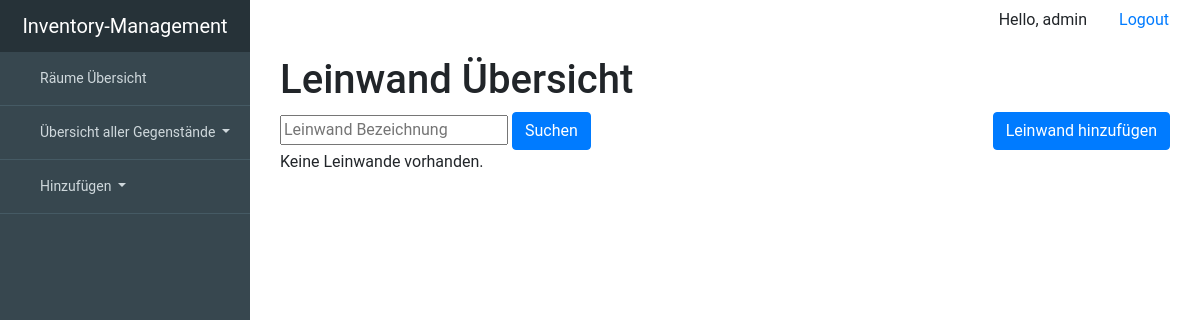
The app's page /canvas/all (signed in), older data.
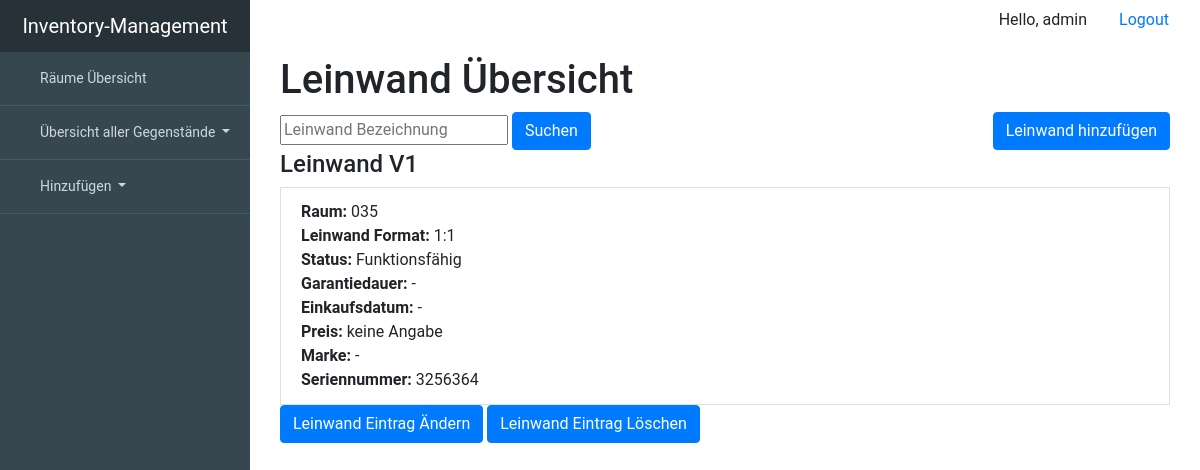
The same page, newer data.
### inventory_managementsentials/models.py (models this page shows, shortened)
class Device(models.Model):
    room = models.ForeignKey('Room', null=True, blank=True, on_delete=models.SET_NULL)
    description = models.CharField(max_length=99, unique=True, primary_key=True)
    working = 'working'
    broken = 'broken'
    status_choice = [(working, "working"), (broken, "broken")]
    status = models.CharField(choices=status_choice, max_length=7, blank=True, null=True)
    serialnumber = models.CharField(max_length=99, blank=True, null=True)
    warranty_period = models.IntegerField(blank=True, null=True)
    date_of_purchase = models.DateTimeField(blank=True, null=True)
    price = models.IntegerField(blank=True, null=True)
    brand = models.ForeignKey(Brand, on_delete=models.SET_NULL, blank=True, null=True)
    class Meta:
        abstract = True

class Canvas(Device):
    format11 = '1:1'
    format43 = '4:3'
    format169 = '16:9'
    format1610 = '16:10'
    format219 = '21:9'
    canvas_format_choice = [(format11, '1:1'), (format43, '4:3'), (format169, '16:9'), (format1610, '16:10'),
                            (format219, '21:9')]
    canvas_format = models.CharField(choices=canvas_format_choice, max_length=5, blank=True, null=True)
    class Meta:
        verbose_name = "Canvas"
        verbose_name_plural = "Canvas"

class Room(models.Model):
    description = models.CharField(max_length=99, unique=True, primary_key=True)
    location = models.ForeignKey('Location', null=True, on_delete=models.SET_NULL, blank=True)
    blackboard = models.BooleanField(blank=True, null=True)
    chair = models.DecimalField(blank=True, max_digits=3, decimal_places=0, null=True)
    table = models.DecimalField(blank=True, max_digits=3, decimal_places=0, null=True)
    def __str__(self):
        return self.description
    class Meta:
        verbose_name = "room"
        verbose_name_plural = "rooms"

### inventory_managementsentials/views.py (the view)
# urls.py: url(r'^canvas/all$', views.CanvasView.as_view(), name='CanvasView'),
class CanvasView(LoginRequiredMixin, generic.ListView):
    login_url = 'inventory_managementsentials:login'
    template_name = 'inventory_managementsentials/all/all_canvas.html'
    context_object_name = 'canvas_list'
    def get_queryset(self):
        filter_description = self.request.GET.get('canvas_description', None)
        if filter_description is not None:
            return Canvas.objects.filter(description__icontains=filter_description)
        else:
            return Canvas.objects.order_by('description')

### inventory_managementsentials/templates/inventory_managementsentials/all/all_canvas.html (shortened to what this page needs)
{% extends "inventory_managementsentials/base.html" %}
{% block content %}
    <div class="container">
        <header>
            <div class="editor-indent">
                <div class="inner">
                    <h1>Leinwand Übersicht </h1>
                </div>
            </div>
        </header>
        <form method="GET" action="/canvas/all">
                <input type="text" name="canvas_description" placeholder="Leinwand Bezeichnung">
                <button type="submit" class="btn btn-primary">Suchen</button>
                <a href='/add/canvas/' class="btn btn-primary" style="float:right">Leinwand hinzufügen</a>
            </form>
        <div class="whatever_else_you_need">
            {% if canvas_list %}
                {% for canvas in canvas_list %}
                    <div class="list-group">
                        <h4 class="list-group-itemlist-group-item-action active">Leinwand {{ canvas.description }}</h4>
                        <a class="list-group-item list-group-item-action">
                            <strong>Raum: </strong>{{ canvas.room|default_if_none:'-' }}<br>
                            <strong>Leinwand Format:</strong>
                            {{ canvas.canvas_format }}<br>
                            <strong>Status:</strong>
                        {% if canvas.status == 'working' %}
                            Funktionsfähig
                        {% elif canvas.status == 'broken' %}
                            <strong>Defekt</strong>
                        {% else %}
                            -
                        {% endif %}<br>
                            <strong>Garantiedauer:</strong>
                        {% if canvas.warranty_period %}
                            {{ canvas.warranty_period }} Jahre
                        {% else %}
                            -
                        {% endif %}
                        <br>
                            <strong>Einkaufsdatum:</strong> {{ canvas.date_of_purchase|default_if_none:'-' }}<br>
                            <strong>Preis:</strong>
                        {% if canvas.price %}
                            {{ canvas.price}}€
                        {% else %}
                            keine Angabe
                        {% endif %}
                        <br>
                            <strong>Marke:</strong> {{ canvas.brand|default_if_none:'-'}}<br>
                           <strong>Seriennummer: </strong> {{ canvas.serialnumber|default_if_none:'-'}}<br>
                        </a>
                    <div>
                            <a href='/update/canvas/{{ canvas.description }}' class="btn btn-primary">Leinwand Eintrag Ändern</a>
                            <a href='/delete/canvas/{{ canvas.description }}' class="btn btn-primary">Leinwand Eintrag Löschen</a>
                        </div>
                    </div>
                {% endfor %}
        </div>
            {% else %}
                <p>Keine Leinwande vorhanden.</p>
            {% endif %}
    </div>
{% endblock %}

Row changes from the older to the newer data that the page shows:
added Canvas: description "V1", room "035", canvas_format "1:1", status "Funktionsfähig", date_of_purchase "-", shows "keine Angabe", brand "-", serialnumber "3256364"
Text that changed along with them:
text no longer shown: "Keine Leinwande vorhanden."
